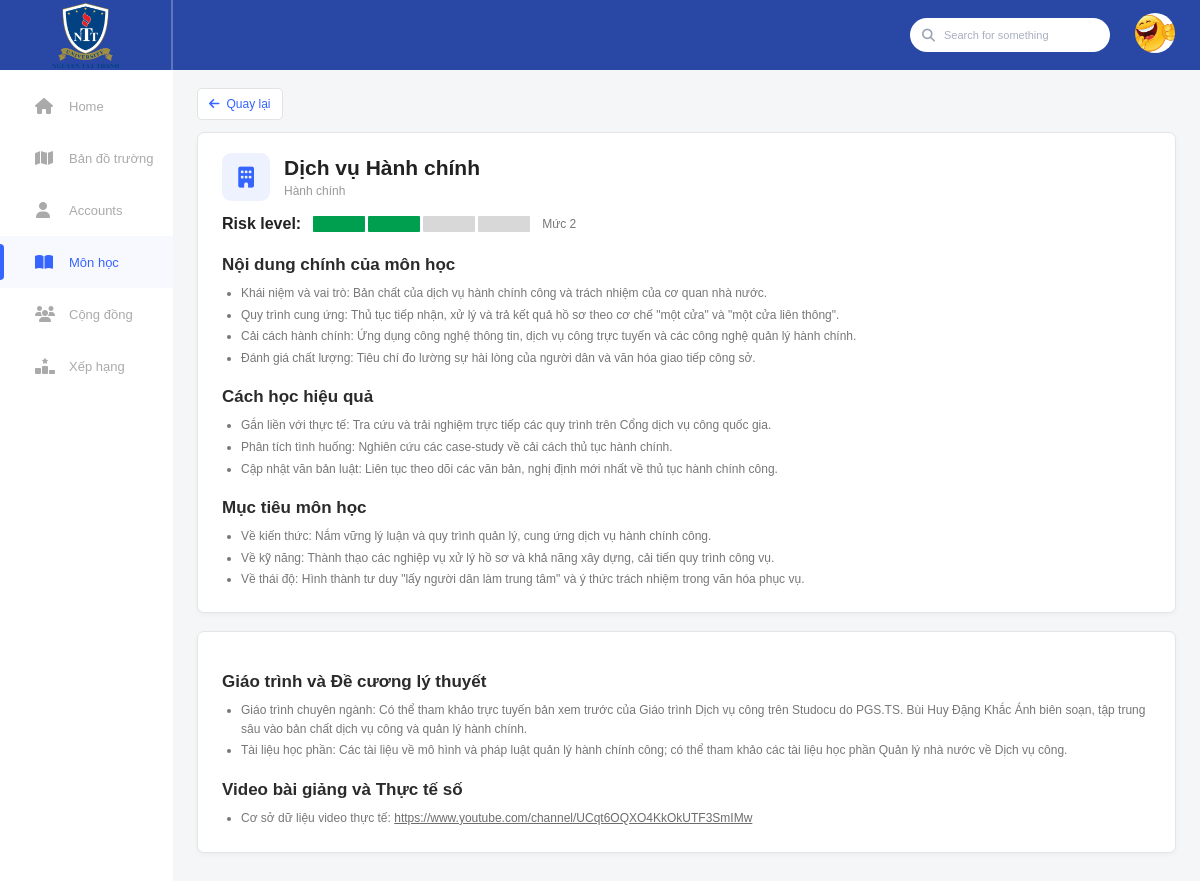
/course.php?id=1 (signed in), run on the app's committed database.
### tables this page shows
CREATE TABLE `users` (
  `id` int(10) UNSIGNED NOT NULL,
  `name` varchar(255) NOT NULL,
  `email` varchar(255) NOT NULL,
  `phone` varchar(20) DEFAULT NULL,
  `avatar` varchar(255) DEFAULT NULL,
  `password` varchar(255) NOT NULL,
  `role` enum('user','admin') NOT NULL
);

CREATE TABLE `courses` (
  `id` int(10) UNSIGNED NOT NULL,
  `name` varchar(255) NOT NULL,
  `category` varchar(100) NOT NULL DEFAULT '',
  `icon` varchar(100) NOT NULL DEFAULT 'fa-book',
  `risk_level` tinyint(3) UNSIGNED NOT NULL DEFAULT 1,
  `main_content` text DEFAULT NULL,
  `learning_method` text DEFAULT NULL,
  `objectives` text DEFAULT NULL,
  `textbook` text DEFAULT NULL,
  `references_text` text DEFAULT NULL,
  `video_url` varchar(500) DEFAULT NULL,
  `created_at` timestamp NOT NULL DEFAULT current_timestamp(),
  `updated_at` timestamp NOT NULL DEFAULT current_timestamp() ON UPDATE current_timestamp()
);

### course.php (the view, shortened to what this page needs)
<?php
require_once 'config.php';
$isLoggedIn = isset($_SESSION['user_id']);
$isAdmin = $isLoggedIn && (($_SESSION['role'] ?? '') === 'admin');
$id = filter_input(INPUT_GET, 'id', FILTER_VALIDATE_INT);
$stmt = $conn->prepare("SELECT * FROM courses WHERE id = ? LIMIT 1");
$stmt->bind_param("i", $id);
$stmt->execute();
$result = $stmt->get_result();
$course = $result->fetch_assoc();
$avatar = 'images/avatar.png';
if ($isLoggedIn) {
    $userId = (int)$_SESSION['user_id'];
    $userStmt = $conn->prepare("SELECT avatar FROM users WHERE id = ? LIMIT 1");
    $userStmt->bind_param("i", $userId);
    $userStmt->execute();
    $userResult = $userStmt->get_result();
    if ($user = $userResult->fetch_assoc()) {
        $avatar = !empty($user['avatar']) ? $user['avatar'] : 'images/avatar.png';
    }
}
function linesToList($text) {
    $lines = preg_split('/\r\n|\r|\n/', (string)$text);
    $lines = array_values(array_filter(array_map('trim', $lines), fn($line) => $line !== ''));
    return $lines;
}
function riskColorClass($level) {
    return 'risk-level-1-2';
}
$riskLevel = (int)$course['risk_level'];
?>
<!DOCTYPE html>
<html lang="vi">
<head>
    <link rel="stylesheet" href="indexStyle.css">
    <link rel="stylesheet" href="course.css">
    <link rel="stylesheet" href="https://cdnjs.cloudflare.com/ajax/libs/font-awesome/6.5.2/css/all.min.css">
</head>
<body>
<div class="page">
    <header class="header">
        <div class="logo-area">
            <img src="images/logo.png" alt="NTTU Logo">
        </div>
        <div class="header-right">
            <div class="search-box">
                <i class="fa-solid fa-magnifying-glass"></i>
                <input type="text" placeholder="Search for something">
            </div>
            <?php if ($isLoggedIn): ?>
                <a href="<?= $isAdmin ? 'admin_settings.php' : 'account.php' ?>" class="user-avatar-link">
                    <img src="<?= htmlspecialchars($avatar) ?>" alt="Avatar"
                         style="width:40px;height:40px;border-radius:50%;object-fit:cover;cursor:pointer;">
                </a>
            <?php else: ?>
                <a href="login.php" class="header-link"><i class="fa-solid fa-lock"></i><span>login</span></a>
                <a href="login.php" class="header-link"><i class="fa-solid fa-arrow-right-to-bracket"></i><span>Sign up</span></a>
            <?php endif; ?>
        </div>
    </header>
    <div class="main">
        <aside class="sidebar">
            <nav class="menu">
                <a href="<?= $isAdmin ? 'admin.php' : ($isLoggedIn ? 'user.php' : 'index.html') ?>" class="menu-item">
                    <i class="fa-solid fa-house"></i><span>Home</span>
                </a>
                <?php if (!$isAdmin): ?>
                <a href="<?= $isLoggedIn ? 'map_users.php' : 'map.html' ?>" class="menu-item">
                    <i class="fa-solid fa-map"></i>
                    <span>Bản đồ trường</span>
                </a>
                <?php endif; ?>
                <a href="<?= $isAdmin ? 'admin_settings.php' : ($isLoggedIn ? 'account.php' : 'login.php') ?>" class="menu-item">
                    <i class="fa-solid fa-user"></i><span>Accounts</span>
                </a>
                <a href="courses.php" class="menu-item active">
                    <i class="fa-solid fa-book-open"></i><span>Môn học</span>
                </a>
                <a href="<?= $isAdmin ? 'community_admin.php' : ($isLoggedIn ? 'community_users.php' : 'community.php') ?>" class="menu-item">
                    <i class="fa-solid fa-users"></i><span>Cộng đồng</span>
                </a>
                <a href="<?= $isLoggedIn ? 'ranking_user.php' : 'ranking_results.php' ?>" class="menu-item">
                    <i class="fa-solid fa-ranking-star"></i><span>Xếp hạng</span>
                </a>
            </nav>
        </aside>
        <main class="course-detail-content">
            <div class="detail-topbar">
                <a href="courses.php" class="back-button">
                    <i class="fa-solid fa-arrow-left"></i> Quay lại
                </a>
            </div>
            <section class="course-detail-card">
                <div class="detail-title-row">
                    <div class="detail-course-icon">
                        <i class="fa-solid <?= htmlspecialchars($course['icon']) ?>"></i>
                    </div>
                    <div>
                        <h1><?= htmlspecialchars($course['name']) ?></h1>
                        <p><?= htmlspecialchars($course['category']) ?></p>
                    </div>
                </div>
                <div class="risk-section">
                    <div class="risk-label">Risk level:</div>
                    <?php if ($isAdmin): ?>
                        <form method="POST" class="risk-editor" id="riskForm">
                            <input type="hidden" name="risk_level" id="riskLevelInput" value="<?= $riskLevel ?>">
                            <div class="risk-bar editable-risk" id="riskBar" title="Bấm vào mức Risk để chỉnh sửa">
                                <?php for ($i = 1; $i <= 4; $i++): ?>
                                    <button type="button"
                                            class="risk-segment <?= $i <= $riskLevel ? 'active ' . riskColorClass($riskLevel) : '' ?>"
                                            data-level="<?= $i ?>"
                                            aria-label="Risk level <?= $i ?>"></button>
                                <?php endfor; ?>
                            </div>
                            <span class="risk-value" id="riskValue">Mức <?= $riskLevel ?></span>
                            <button type="submit" name="save_risk" class="save-risk-button">
                                <i class="fa-solid fa-check"></i> Lưu
                            </button>
                        </form>
                    <?php else: ?>
                        <div class="risk-bar">
                            <?php for ($i = 1; $i <= 4; $i++): ?>
                                <span class="risk-segment <?= $i <= $riskLevel ? 'active ' . riskColorClass($riskLevel) : '' ?>"></span>
                            <?php endfor; ?>
                        </div>
                        <span class="risk-value">Mức <?= $riskLevel ?></span>
                    <?php endif; ?>
                </div>
                <div class="detail-section">
                    <h2>Nội dung chính của môn học</h2>
                    <ul>
                        <?php foreach (linesToList($course['main_content']) as $line): ?>
                            <li><?= htmlspecialchars($line) ?></li>
                        <?php endforeach; ?>
                    </ul>
                </div>
                <div class="detail-section">
                    <h2>Cách học hiệu quả</h2>
                    <ul>
                        <?php foreach (linesToList($course['learning_method']) as $line): ?>
                            <li><?= htmlspecialchars($line) ?></li>
                        <?php endforeach; ?>
                    </ul>
                </div>
                <div class="detail-section">
                    <h2>Mục tiêu môn học</h2>
                    <ul>
                        <?php foreach (linesToList($course['objectives']) as $line): ?>
                            <li><?= htmlspecialchars($line) ?></li>
                        <?php endforeach; ?>
                    </ul>
                </div>
            </section>
            <section class="course-detail-card resource-card">
                <div class="detail-section">
                    <h2>Giáo trình và Đề cương lý thuyết</h2>
                    <ul>
                        <?php foreach (linesToList($course['textbook']) as $line): ?>
                            <li><?= htmlspecialchars($line) ?></li>
                        <?php endforeach; ?>
                        <?php foreach (linesToList($course['references_text']) as $line): ?>
                            <li><?= htmlspecialchars($line) ?></li>
                        <?php endforeach; ?>
                    </ul>
                </div>
                <div class="detail-section">
                    <h2>Video bài giảng và Thực tế số</h2>
                    <ul>
                        <li>
                            Cơ sở dữ liệu video thực tế:
                            <?php if (!empty($course['video_url'])): ?>
                                <a href="<?= htmlspecialchars($course['video_url']) ?>" target="_blank" rel="noopener noreferrer">
                                    <?= htmlspecialchars($course['video_url']) ?>
                                </a>
                            <?php else: ?>
                                Chưa cập nhật
                            <?php endif; ?>
                        </li>
                    </ul>
                </div>
            </section>
        </main>
    </div>
</div>
</body>
</html>

### indexStyle.css (style rules this page uses)
* { margin: 0; padding: 0; box-sizing: border-box; }
html, body { width: 100%; min-height: 100%; }
body { font-family: Arial, Helvetica, sans-serif; background: #f4f5f7; color: #333; }
a { text-decoration: none; color: inherit; }
.page { width: 100%; min-height: 100vh; }
.header { height: 70px; background: #2948a5; display: flex; align-items: center; color: white; }
.logo-area { width: 173px; height: 70px; border-right: 2px solid rgba(255, 255, 255, 0.25); display: flex; justify-content: center; align-items: center; }
.logo-area img { width: 75px; height: 65px; object-fit: contain; }
.header-right { flex: 1; display: flex; justify-content: flex-end; align-items: center; gap: 25px; padding-right: 25px; }
.search-box { width: 200px; height: 34px; background: white; border-radius: 20px; display: flex; align-items: center; padding: 0 12px; color: #9aa4b5; }
.search-box i { font-size: 13px; margin-right: 9px; }
.search-box input { width: 100%; border: none; outline: none; font-size: 11px; color: #555; }
.search-box input::placeholder { color: #a7b0c0; }
.main { display: flex; min-height: calc(100vh - 70px); }
.sidebar { width: 173px; background: white; flex-shrink: 0; }
.menu { padding-top: 10px; }
.menu-item { height: 52px; display: flex; align-items: center; padding-left: 35px; gap: 18px; color: #aaa; font-size: 13px; position: relative; transition: 0.2s; }
.menu-item i { width: 16px; text-align: center; font-size: 16px; }
.menu-item.active { color: #3564ff; background: #f8f9ff; }
.menu-item.active::before { content: ""; position: absolute; left: 0; top: 8px; bottom: 8px; width: 4px; background: #3564ff; border-radius: 0 4px 4px 0; }

### course.css (style rules this page uses)
.course-detail-content { flex: 1; min-width: 0; background: #f5f6f8; padding: 18px 24px 30px; overflow-y: auto; }
.detail-topbar { max-width: 980px; margin: 0 auto 12px; display: flex; justify-content: space-between; align-items: center; }
.back-button { display: inline-flex; align-items: center; gap: 7px; color: #3564ff; font-size: 12px; background: #fff; border: 1px solid #e2e2e2; border-radius: 5px; padding: 8px 11px; }
.course-detail-card { max-width: 980px; margin: 0 auto 18px; background: #fff; border: 1px solid #e5e5e5; border-radius: 7px; box-shadow: 0 2px 5px rgba(0,0,0,.04); padding: 20px 24px; }
.detail-title-row { display: flex; align-items: center; gap: 14px; margin-bottom: 14px; }
.detail-course-icon { width: 48px; height: 48px; flex: 0 0 48px; border-radius: 9px; background: #eef2ff; color: #3564ff; display: flex; justify-content: center; align-items: center; }
.detail-course-icon i { font-size: 21px; }
.detail-title-row h1 { color: #222; font-size: 21px; margin-bottom: 4px; }
.detail-title-row p { color: #999; font-size: 12px; }
.risk-section { display: flex; align-items: center; flex-wrap: wrap; gap: 12px; margin: 8px 0 22px; }
.risk-label { font-weight: bold; font-size: 16px; color: #222; }
.risk-bar { display: flex; gap: 3px; }
.risk-segment { display: block; width: 52px; height: 16px; padding: 0; border: 0; border-radius: 1px; background: #d8d8d8; }
.risk-segment.active.risk-level-1-2 { background: #009f4f; }
.risk-value { font-size: 12px; color: #777; }
.detail-section { margin-top: 20px; }
.detail-section h2 { color: #2b2b2b; font-size: 17px; margin-bottom: 9px; }
.detail-section ul { padding-left: 19px; }
.detail-section li { color: #777; font-size: 12px; line-height: 1.55; margin-bottom: 3px; }
.resource-card { padding-bottom: 22px; }
.resource-card a { color: #6d6d6d; text-decoration: underline; word-break: break-all; }

### data on the page
users: avatar (picture)
courses: name "Dịch vụ Hành chính", category "Hành chính", risk_level "2", main_content "Khái niệm và vai trò: Bản chất của dịch vụ hành chính công và trách nhiệm của cơ quan nhà nước.", main_content "Quy trình cung ứng: Thủ tục tiếp nhận, xử lý và trả kết quả hồ sơ theo cơ chế \"một cửa\" và \"một cửa liên thông\".", main_content "Cải cách hành chính: Ứng dụng công nghệ thông tin, dịch vụ công trực tuyến và các công nghệ quản lý hành chính.", main_content "Đánh giá chất lượng: Tiêu chí đo lường sự hài lòng của người dân và văn hóa giao tiếp công sở.", learning_method "Gắn liền với thực tế: Tra cứu và trải nghiệm trực tiếp các quy trình trên Cổng dịch vụ công quốc gia.", learning_method "Phân tích tình huống: Nghiên cứu các case-study về cải cách thủ tục hành chính.", learning_method "Cập nhật văn bản luật: Liên tục theo dõi các văn bản, nghị định mới nhất về thủ tục hành chính công.", objectives "Về kiến thức: Nắm vững lý luận và quy trình quản lý, cung ứng dịch vụ hành chính công.", objectives "Về kỹ năng: Thành thạo các nghiệp vụ xử lý hồ sơ và khả năng xây dựng, cải tiến quy trình công vụ.", objectives "Về thái độ: Hình thành tư duy \"lấy người dân làm trung tâm\" và ý thức trách nhiệm trong văn hóa phục vụ.", textbook "Giáo trình chuyên ngành: Có thể tham khảo trực tuyến bản xem trước của Giáo trình Dịch vụ công trên Studocu do PGS.TS. Bùi Huy Đặng Khắc Ánh biên soạn, tập trung sâu vào bản chất dịch vụ công và quản lý hành chính.", references_text "Tài liệu học phần: Các tài liệu về mô hình và pháp luật quản lý hành chính công; có thể tham khảo các tài liệu học phần Quản lý nhà nước về Dịch vụ công.", video_url "https://www.youtube.com/channel/UCqt6OQXO4KkOkUTF3SmIMw"
